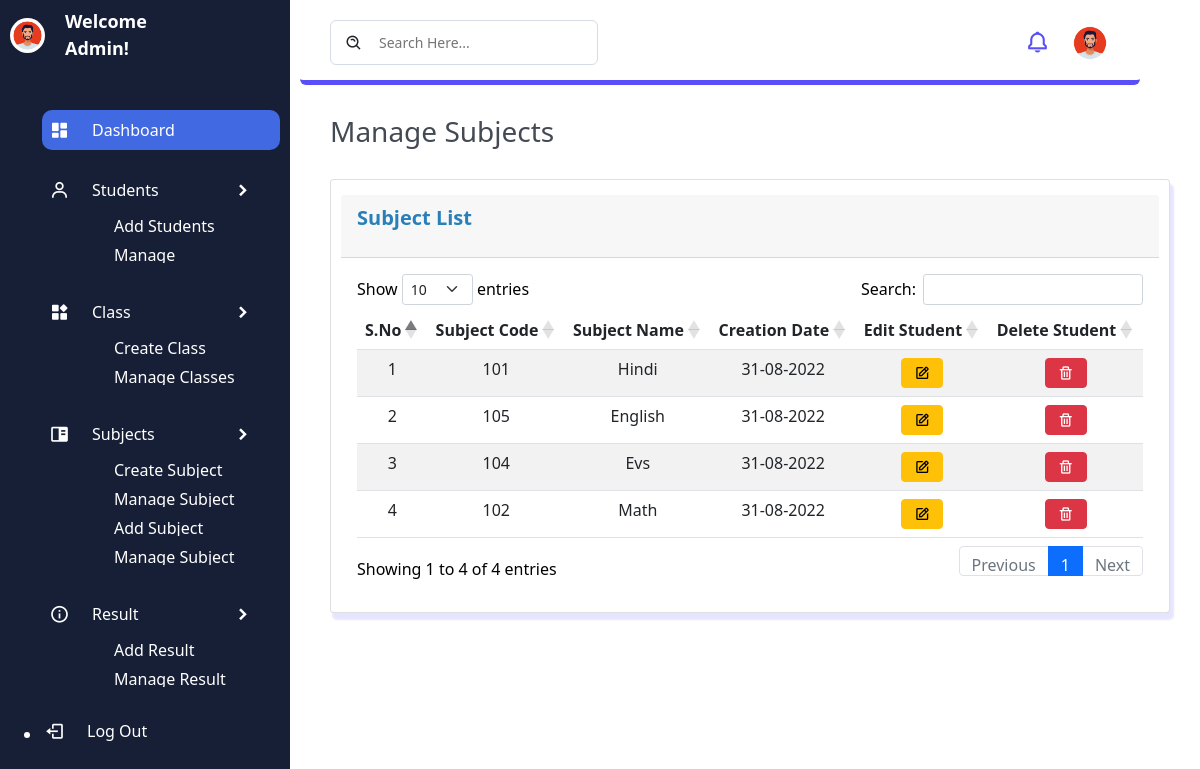
Page /manage-subject.php on the committed database.
### tables this page shows
CREATE TABLE `subject` (
  `id` int(10) NOT NULL,
  `subject_code` varchar(20) NOT NULL,
  `subject_name` varchar(100) NOT NULL,
  `subject_created_date` varchar(30) NOT NULL
);

### manage-subject.php (the view, shortened to what this page needs)
<?php
    include 'connection.php';
?>
<!DOCTYPE html>
<html lang="en">
<head>
    <link rel="stylesheet" href="css/style2.css">
    <link href='https://unpkg.com/boxicons@2.1.2/css/boxicons.min.css' rel='stylesheet'>
    <link rel="stylesheet" href="https://cdnjs.cloudflare.com/ajax/libs/twitter-bootstrap/5.1.3/css/bootstrap.min.css">
    <link rel="stylesheet" href="https://cdn.datatables.net/1.12.1/css/dataTables.bootstrap5.min.css">
</head>
<body>
<section class="sidebar">
        <div class="logo">
            <a href="admin-dash.php"><img src="image/avtar.png"><span> Welcome Admin! </span></a>
        </div>
        <ul class="side-menu">
            <li class="nav-item active">
                <a href="admin-dash.php">
                    <i class='bx bxs-dashboard' ></i>
                    <span> Dashboard </span>
                </a>
            </li>
            <li class="nav-item">
                <a href="#" class="dropdown-btn">
                    <i class='bx bx-user'></i>
                    <span>Students</span>
                    <i class="bx bxs-chevron-right"></i>
                </a>
                <ul class="sub-menu">
                    <li><a href="add-student.php">Add Students</a></li>
                    <li><a href="manage-student.php">Manage Students</a></li>
                </ul>
            </li>
            <li class="nav-item">
                <a href="#" class="dropdown-btn">
                    <i class='bx bxs-widget'></i>
                    <span>Class</span>
                    <i class="bx bxs-chevron-right"></i>
                </a>
                <ul class="sub-menu">
                    <li><a href="create-class.php">Create Class</a></li>
                    <li><a href="manage-class.php">Manage Classes</a></li>
                </ul>
            </li>
            <li class="nav-item">
                <a href="#" class="dropdown-btn">
                    <i class='bx bxs-book-content'></i>
                    <span>Subjects</span>
                    <i class="bx bxs-chevron-right"></i>
                </a>
                <ul class="sub-menu">
                    <li><a href="create-subject.php">Create Subject</a></li>
                    <li><a href="manage-subject.php">Manage Subject</a></li>
                    <li><a href="add-subject-combination.php">Add Subject Combination</a></li>
                    <li><a href="manage-subject-combination.php">Manage Subject Combination</a></li>
                </ul>
            </li>
            <li class="nav-item">
                <a href="#" class="dropdown-btn">
                    <i class='bx bx-info-circle' ></i>
                    <span>Result</span>
                    <i class="bx bxs-chevron-right"></i>
                </a>
                <ul class="sub-menu">
                    <li><a href="add-result.php">Add Result</a></li>
                    <li><a href="manage-result.php">Manage Result</a></li>
                </ul>
            </li>
        </ul>
        <ul class="log">
            <li class="nav-item">
                <a href="admin-logout.php">
                    <i class='bx bx-log-out'></i>
                    <span>Log Out</span>
                </a>
            </li>
        </ul>
    </section>
    <section class="main">
        <div class="navigation">
            <div class="n1">
                <div class="search">
                    <i class='bx bx-search-alt'></i>
                    <input type="text" name="search" id="search" placeholder="Search Here...">
                </div>
            </div>
            <div class="profile">
                <a href="message.php"><i class='bx bx-bell'></i></a>
                <img src="image/avtar.png" alt="image/avtar">
            </div>
        </div>
        <div class="page-name">
            <h3>Manage Subjects</h3>
        </div>
        <div class="card">
            <div class="card-header">
                <p>Subject List</p>
            </div>
        <div class="card-body">
                <table id="example" class="table table-striped" style="width:100%; text-align: center;">
                    <thead>
                        <tr>
                            <th>S.No</th>
                            <th>Subject Code</th>
                            <th>Subject Name</th>
                            <th>Creation Date</th>
                            <th>Edit Student</th>
                            <th>Delete Student</th>
                        </tr>
                    </thead>
                    <tbody>
                    <?php
                    $num = 1;
                    $selectquery = "SELECT * FROM subject";
                    $query = mysqli_query($con,$selectquery);
                    while($result = mysqli_fetch_array($query)){ ?>
                        <tr>
                            <td><?php echo $num++; ?></td>
                            <td><?php echo $result['subject_code'] ?></td>
                            <td><?php echo $result['subject_name'] ?></td>
                            <td><?php echo $result['subject_created_date'] ?></td>
                            <td><a href="edit-subject.php?id=<?php echo $result['id']?>"><button class="btn btn-warning"><i class='bx bx-edit'></i></button></a></td>
                            <td><a href="delete-subject.php?id=<?php echo $result['0']?>"><button class="btn btn-danger"><i class='bx bx-trash'></i></button></a></td>
                        </tr>
                        <?php   }  ?>
                    </tbody>
                </table>
            </div>
        </div>
    </section>
</body>
</html>

### css/style2.css (style rules this page uses)
.sidebar { position: fixed; top: 0; left: 0; width: 290px; height: 100vh; padding: 10px; background: #171f36; color: #fff; transition: 0.5s; overflow-y: auto; }
.sidebar a { text-decoration: none; color: inherit; display: flex; align-items: center; }
.logo { height: 50px; margin: 0 0 50px 0; position: relative; }
.logo a { height: 100%; }
.logo a img { width: 35px; height: 35px; border-radius: 50%; }
.logo a span { width: 150px; overflow: hidden; font-size: 18px; font-weight: bold; margin: 0 0 0 20px; transition: 0.5s; }
.side-menu li { list-style: none; overflow: hidden; border-radius: 10px; padding: 5px; margin: 20px auto; text-transform: capitalize; transition: 0.5s; }
li a { position: relative; height: 30px; }
li a i { margin-right: 20px; font-size: 20px; width: 25px; text-align: center; }
li a span { width: 105px; overflow: hidden; height: 25px; transition: 0.5s; }
.bxs-chevron-right { position: absolute; right: 0; overflow: hidden; transition: 0.5s; }
.sub-menu { width: 80%; margin: 0 0 0 25px; overflow: hidden; transition: 0.5s; }
.sub-menu li { height: 25px; padding: 5px 10px ; margin: 4px auto; font-size: 16px; font-weight: 300; }
.sub-menu li a { position: initial; height: 100%; display: initial; }
.main { width: calc(100% - 400px); margin: 5px 300px; transition: 0.5s; }
.active { background: royalblue; }
.main { width: calc(100% - 360px); }
.main .navigation { display: flex; align-items: center; justify-content: space-between; padding: 15px 30px; border-bottom: 5px solid #594ef7; background: #fff; border-radius: 6px; }
.main .navigation .search { display: flex; justify-content: flex-start; align-items: center; padding: 10px 14px; border: 1px solid #d7dbe6; border-radius: 6px; }
.main .navigation .search i { margin-right: 14px; font-size: 18px; }
.main .navigation .search input { border: none; outline: none; font-size: 14px; }
.main .navigation .profile { display: flex; align-items: center; justify-content: space-between; }
.main .navigation .profile i { margin-right: 20px; font-size: 25px; font-weight: 400; color: #594ef7; cursor: pointer; }
.main .navigation .profile img { height: 40px; width: 40px; border-radius: 50%; object-fit: cover; }
.page-name { color: #444a53; padding: 30px 30px 0 30px; font-size: 24px; font-weight: 700; }
.card { width: 100%; border: 3px solid #BC8CF2; margin: 30px; padding: 15px 10px; background-color: #F7F7F7; color: #000; box-shadow: 3px 6px 2px 1px rgba(0, 0, 255, .1); }
.card-header { display: flex; justify-content: space-between; }
.card-header p { color: #2980B9; font-size: 20px; font-weight: 700; }

### rows in the picture
subject: subject_code "101", subject_name "Hindi", subject_created_date "31-08-2022"
subject: subject_code "105", subject_name "English", subject_created_date "31-08-2022"
subject: subject_code "104", subject_name "Evs", subject_created_date "31-08-2022"
subject: subject_code "102", subject_name "Math", subject_created_date "31-08-2022"
